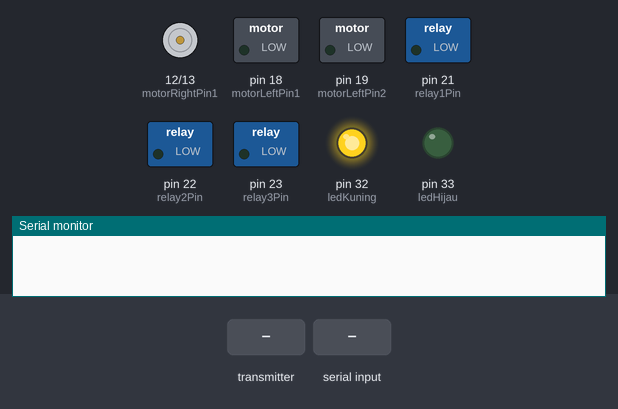
The sketch below on a simulated Arduino Mega 2560, built with avr-gcc and run on an emulated ATmega2560. Shown: motor-driver pin pairs drawn as motors (green arrow = first pin HIGH = forward, orange = second pin HIGH = backward, longer = more drive), switched loads named in the sketch (green lamp = pin HIGH), output pins drawn as LEDs (lit = HIGH), the last lines printed to the serial monitor. The test bench sets the inputs (shaded band).

Above: at 1.2 s.
1.3 s: the transmitter starts sending readChannel.2 = 1000
At 1.8 s:
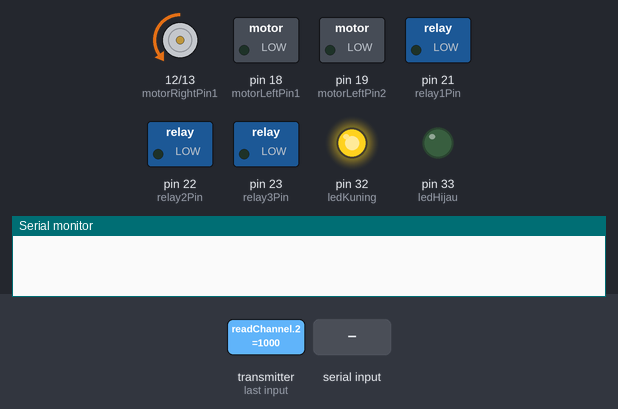
2.8 s: the transmitter starts sending readChannel.0 = 1000
At 3.2 s:
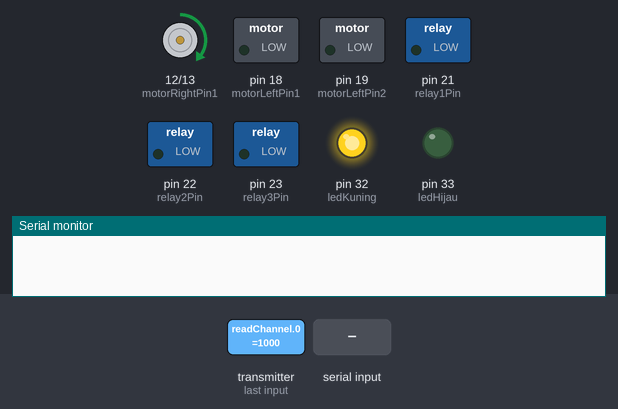
4.3 s: the transmitter starts sending readChannel.4 = 2000
At 5.5 s:
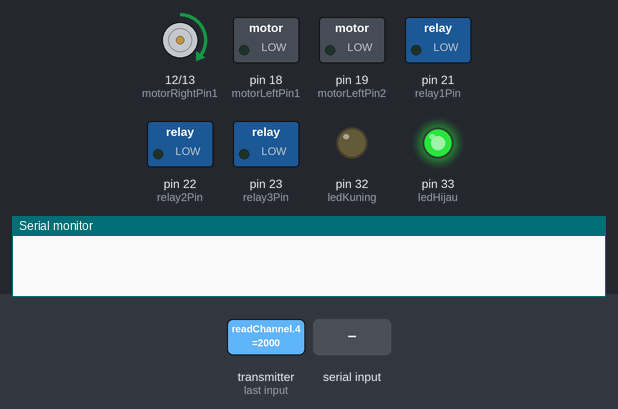
5.8 s: "error_\n" received over Serial
At 7.8 s:
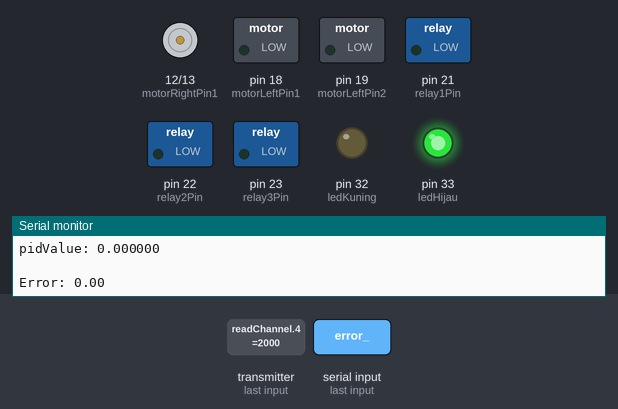
8.3 s: "error_90\n" received over Serial
At 9.1 s:
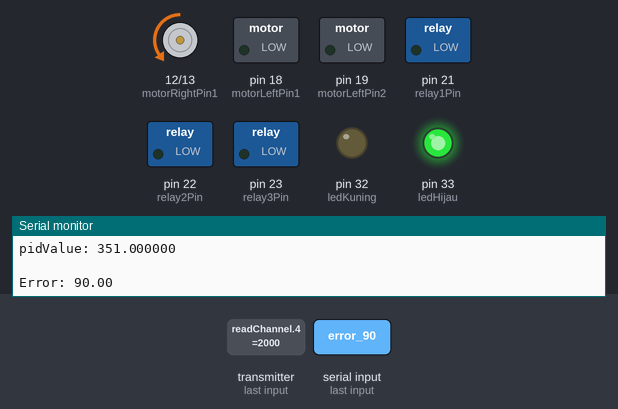
10.8 s: "KA\n" received over Serial
At 15.3 s:
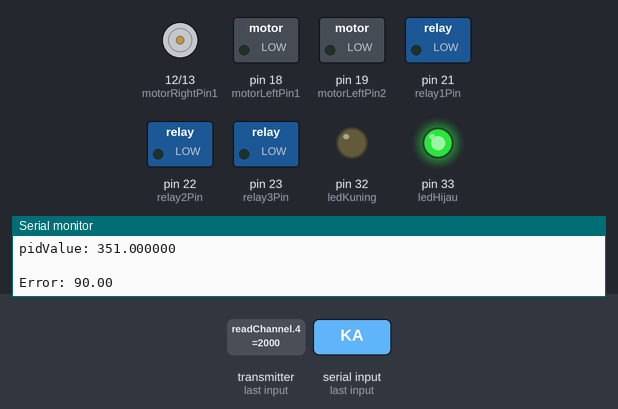
Timing chart, 0 to 16.4 s (numbered marks = the images above; inputs shaded):
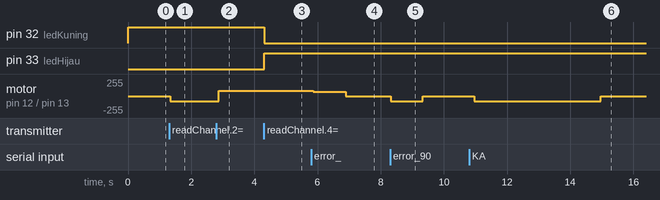

Measured:
- after the input at 1.3 s, motor on pin 12 (motorRightPin1) / pin 13 (motorRightPin2): stopped → backward 80/255 at once
- after the input at 2.8 s, motor on pin 12 (motorRightPin1) / pin 13 (motorRightPin2): backward 80/255 → forward 80/255 after 0.08 s
- after the input at 4.3 s, pin 32 (ledKuning): HIGH → LOW at once; pin 33 (ledHijau): LOW → HIGH at once
- after the input at 5.8 s, motor on pin 12 (motorRightPin1) / pin 13 (motorRightPin2): forward 80/255 → forward 65/255 after 0.06 s, → stopped 1.0 s later
- after the input at 8.3 s, motor on pin 12 (motorRightPin1) / pin 13 (motorRightPin2): stopped → backward 80/255 at once, → stopped 1.0 s later
- after the input at 10.8 s, motor on pin 12 (motorRightPin1) / pin 13 (motorRightPin2): stopped → backward 75/255 after 0.16 s, → stopped 4.0 s later

The sketch:

pid_laptop.ino
```cpp
#include <IBusBM.h>

IBusBM IBus;

// Pake driver sek iso maju tok
int motorRightPin1 = 12;
int motorRightPin2 = 13;

int motorLeftPin1 = 18;
int motorLeftPin2 = 19;

// Pompa 1
int relay1Pin = 21;
// Pompa 2
int relay2Pin = 22;
// Fan DC
int relay3Pin = 23;

// Indikator mode manual
int ledKuning = 32;
// Indikator mode otomatis
int ledHijau = 33;

///durasi belok
int turnDuration = 4000;
//durasi maju
int fwdDuration = 1500;

int motorSpeed;
int motorTurn;

unsigned long lastCommandTime = 0;
unsigned long lastReceiveTime = 0; // Tambahkan variabel untuk waktu terakhir menerima data

unsigned long previousTime = 0;
unsigned long sampleTime = 100; // Interval waktu untuk perhitungan PID (dalam milidetik)

const unsigned long timeoutDuration = 100;
const unsigned long timeoutDurationSTOP = 500;
const unsigned long timeoutDurationError = 500;
const unsigned long stopDuration = 1000; // Durasi untuk berhenti setelah tidak menerima data

String receivedData;
float errorValue;

float previousError = 0;
float integral = 0;
float pidValue = 0;

//float kp = 2.92;
//float ki = 0.00001;
//float kd = 0.0033;

//float kp = 6;
//float ki = 0.0002;
//float kd = 0.0085;

//float kp = 6;
//float ki = 0.000125;
//float kd = 0.3;

//float kp = 3.5;
//float ki = 0.000175;
//float kd = 0.15;

float kp = 3.5;
float ki = 0.000075;
float kd = 0.4;

// Channel FS
int ch_3, ch_1, ch_5, ch_6, ch_7, ch_8;

void setup() {
  Serial.begin(115200);
  IBus.begin(Serial2, 1);

  pinMode(relay1Pin, OUTPUT);
  pinMode(relay2Pin, OUTPUT);
  pinMode(relay3Pin, OUTPUT);
  pinMode(ledKuning, OUTPUT);
  pinMode(ledHijau, OUTPUT);
  pinMode(motorRightPin1, OUTPUT);
  pinMode(motorRightPin2, OUTPUT);
  pinMode(motorLeftPin1, OUTPUT);
  pinMode(motorLeftPin2, OUTPUT);
  digitalWrite(relay1Pin, LOW);
  digitalWrite(relay2Pin, LOW);
  digitalWrite(relay3Pin, LOW);
  digitalWrite(ledKuning, LOW);
  digitalWrite(ledHijau, LOW);
  analogWrite(motorRightPin1, 0);
  analogWrite(motorRightPin2, 0);
  analogWrite(motorLeftPin1, 0);
  analogWrite(motorLeftPin2, 0);
}

void loop() {
  // Maju mundur
  ch_3 = IBus.readChannel(2);

  // Belok kanan kiri
  ch_1 = IBus.readChannel(0);

  // Auto manual
  ch_5 = IBus.readChannel(4);

  // Fan DC
  ch_6 = IBus.readChannel(5);

  // Pompa 1
  ch_7 = IBus.readChannel(6);

  // Pompa 2
  ch_8 = IBus.readChannel(7);

  motorSpeed = map(ch_3, 1000, 2000, -80, 80);
  motorTurn = map(ch_1, 1000, 2000, -80, 80);

  if (ch_5 > 1500) {
    digitalWrite(ledKuning, LOW);
    digitalWrite(ledHijau, HIGH);
    ch_1 = 1500;
    ch_3 = 1500;
    ch_5 = 1500;
    ch_6 = 1500;
    ch_7 = 1500;
    ch_8 = 1500;
    otomatis();
  }
  else {
    digitalWrite(ledKuning, HIGH);
    digitalWrite(ledHijau, LOW);
    if (motorTurn > 5) {
      kanan(motorTurn, motorTurn);
    } else if (motorTurn < -5) {
      kiri(motorTurn, motorTurn);
    } else if (motorSpeed < 5 && motorSpeed > -5 && motorTurn > -5 && motorTurn < 5) {
      stopp();
    } else if (motorSpeed > 5 && motorTurn > -5 && motorTurn < 5) {
      maju(motorSpeed, motorSpeed);
    } else if (motorSpeed < 5 && motorTurn > -5 && motorTurn < 5) {
      mundur(motorSpeed, motorSpeed);
    }

    if (ch_7 > 1500) {
      digitalWrite(relay1Pin, HIGH);
    } else {
      digitalWrite(relay1Pin, LOW);
    }

    if (ch_8 > 1500) {
      digitalWrite(relay2Pin, HIGH);
    } else {
      digitalWrite(relay2Pin, LOW);
    }

    if (ch_6 > 1500) {
      digitalWrite(relay3Pin, HIGH);
    } else {
      digitalWrite(relay3Pin, LOW);
    }
  }

  delay(100);
}

void maju(int leftSpeed, int rightSpeed) {
  analogWrite(motorLeftPin1, abs(leftSpeed));
  analogWrite(motorLeftPin2, 0);
  analogWrite(motorRightPin1, abs(rightSpeed));
  analogWrite(motorRightPin2, 0);
}

void mundur(int leftSpeed, int rightSpeed) {
  analogWrite(motorLeftPin1, 0);
  analogWrite(motorLeftPin2, abs(leftSpeed));
  analogWrite(motorRightPin1, 0);
  analogWrite(motorRightPin2, abs(rightSpeed));
}

void kanan(int leftSpeed, int rightSpeed) {
  analogWrite(motorLeftPin1, abs(leftSpeed));
  analogWrite(motorLeftPin2, 0);
  analogWrite(motorRightPin1, 0);
  analogWrite(motorRightPin2, abs(rightSpeed));
}

void kiri(int leftSpeed, int rightSpeed) {
  analogWrite(motorLeftPin1, 0);
  analogWrite(motorLeftPin2, abs(leftSpeed));
  analogWrite(motorRightPin1, abs(rightSpeed));
  analogWrite(motorRightPin2, 0);
}

//void kananUJ() {
//  analogWrite(motorLeftPin1, 55);
//  analogWrite(motorLeftPin2, 0);
//  analogWrite(motorRightPin1, 0);
//  analogWrite(motorRightPin2, 55);
//}
//
//void kiriUJ() {
//  analogWrite(motorLeftPin1, 0);
//  analogWrite(motorLeftPin2, 55);
//  analogWrite(motorRightPin1, 55);
//  analogWrite(motorRightPin2, 0);
//}

//void kananUJ() {
//  analogWrite(motorLeftPin1, 55);
//  analogWrite(motorLeftPin2, 0);
//  analogWrite(motorRightPin1, 0);
//  analogWrite(motorRightPin2, 28);
//}
//
//void kiriUJ() {
//  analogWrite(motorLeftPin1, 0);
//  analogWrite(motorLeftPin2, 28);
//  analogWrite(motorRightPin1, 55);
//  analogWrite(motorRightPin2, 0);
//}

//void majuU() {
//  analogWrite(motorLeftPin1, 35);
//  analogWrite(motorLeftPin2, 0);
//  analogWrite(motorRightPin1, 35);
//  analogWrite(motorRightPin2, 0);
//}

void majuU() {
  analogWrite(motorLeftPin1, 50);
  analogWrite(motorLeftPin2, 0);
  analogWrite(motorRightPin1, 50);
  analogWrite(motorRightPin2, 0);
}

void kananUJ() {
  analogWrite(motorLeftPin1, 65);
  analogWrite(motorLeftPin2, 0);
  analogWrite(motorRightPin1, 0);
  analogWrite(motorRightPin2, 32);
}

void kiriUJ() {
  analogWrite(motorLeftPin1, 0);
  analogWrite(motorLeftPin2, 32);
  analogWrite(motorRightPin1, 65);
  analogWrite(motorRightPin2, 0);
}

void stopp() {
  analogWrite(motorLeftPin1, 0);
  analogWrite(motorLeftPin2, 0);
  analogWrite(motorRightPin1, 0);
  analogWrite(motorRightPin2, 0);
}

void otomatis() {
  unsigned long currentTime = millis();
  unsigned long elapsedTime = currentTime - previousTime;

  // Pastikan waktu yang telah berlalu mencapai sampleTime sebelum melakukan perhitungan PID
  if (elapsedTime >= sampleTime) {
    // Reset previousTime ke currentTime
    previousTime = currentTime;

    if (Serial.available() > 0) {
      receivedData = Serial.readStringUntil('\n');
//      Serial.print("receivedData: ");
//      Serial.println(receivedData);
      lastReceiveTime = millis();

      if (receivedData.startsWith("error_")) {
        errorValue = receivedData.substring(6).toFloat();
//        Serial.print("errorValue: ");
//        Serial.println(errorValue);
        if (currentTime - lastCommandTime > timeoutDuration) {
          float derivative = errorValue - previousError;
          pidValue = calculatePID(errorValue, integral, derivative);
          previousError = errorValue;
          integral += errorValue;

          adjustMotorSpeeds(pidValue);
//          lastCommandTime = millis();
          lastCommandTime = currentTime;
        }
      }

      else if (receivedData == "KI") {
//        if (millis() - lastCommandTime > timeoutDurationKI) {
//        Serial.println("KIRI BWANG");
//        Serial.println("");
//        majuU();
//        delay(3000);
        kiriUJ();
        delay(turnDuration);
//        stopp();
//        delay(500);
//          lastCommandTime = currentTime;
        lastCommandTime = millis();
//        }
      }

      else if (receivedData == "KA") {
//        if (millis() - lastCommandTime > timeoutDurationKA) {
//        Serial.println("KANAN BWANG");
//        Serial.println("");
//        majuU();
//        delay(3000);
        kananUJ();
        delay(turnDuration);
//        stopp();
//        delay(500);
//          lastCommandTime = currentTime;
        lastCommandTime = millis();
//        }
      }

      else if (receivedData == "MD") {
        if (millis() - lastCommandTime) {
//          Serial.println("MAJU DIKIT BWANG");
//          Serial.println("");
          majuU();
//          delay(fwdDuration);
//          stopp();
//          delay(1000);
//          lastCommandTime = currentTime;
          lastCommandTime = millis();
        }
      }

      else {
        handleSerialInput(receivedData);
      }
    }

    // Stop motor jika tidak ada data yang diterima lagi
    if (millis() - lastReceiveTime > stopDuration && lastReceiveTime != 0) {
      stopp();
      delay(100);
    }

  }
}

void handleSerialInput(String input) {
  if (input.startsWith("p=")) {
    kp = input.substring(2).toFloat();
    Serial.print("Kp diatur ke: ");
    Serial.println(kp);
  } else if (input.startsWith("i=")) {
    ki = input.substring(2).toFloat();
    Serial.print("Ki diatur ke: ");
    Serial.println(ki);
  } else if (input.startsWith("d=")) {
    kd = input.substring(2).toFloat();
    Serial.print("Kd diatur ke: ");
    Serial.println(kd);
  }
}

float calculatePID(float errorValue, float integral, float derivative) {
  float pidValue = kp * errorValue + ki * integral + kd * derivative;
  Serial.print("kp: ");
  Serial.println(kp, 6);
  Serial.print("ki: ");
  Serial.println(ki, 6);
  Serial.print("kd: ");
  Serial.println(kd, 6);
  Serial.print("errorValue: ");
  Serial.println(errorValue);
  Serial.print("pidValue: ");
  Serial.println(pidValue, 6);
  Serial.println(" ");
  return pidValue;
}

void adjustMotorSpeeds(float pidValue) {
//  int maxMotorSpeed = 50; // Maximum speed value
//  int minMotorSpeed = -50; // Minimum speed value (for reverse)
//  int maxMotorSpeed = 65;// Maximum speed value
//  int minMotorSpeed = -65; // Minimum speed value (for reverse)
  int maxMotorSpeed = 75;// Maximum speed value
  int minMotorSpeed = -75; // Minimum speed value (for reverse)

  // Calculate base speeds
//  int baseSpeed = 40; // Base speed for both motors
//  int baseSpeed = 55;// Base speed for both motors
  int baseSpeed = 65;// Base speed for both motors

  // Adjust speeds based on PID value
  int rightSpeed = baseSpeed - pidValue;
  int leftSpeed = baseSpeed + pidValue;

  // Constrain speeds to maximum and minimum limits
  leftSpeed = constrain(leftSpeed, minMotorSpeed, maxMotorSpeed);
  rightSpeed = constrain(rightSpeed, minMotorSpeed, maxMotorSpeed);

  // Control left motor
  if (leftSpeed >= 0) {
    analogWrite(motorLeftPin1, abs(leftSpeed));
    analogWrite(motorLeftPin2, 0);
  } else {
    analogWrite(motorLeftPin1, 0);
    analogWrite(motorLeftPin2, abs(leftSpeed)); // Use abs() to ensure positive value
  }

  // Control right motor
  if (rightSpeed >= 0) {
    analogWrite(motorRightPin1, abs(rightSpeed));
    analogWrite(motorRightPin2, 0);
  } else {
    analogWrite(motorRightPin1, 0);
    analogWrite(motorRightPin2, abs(rightSpeed)); // Use abs() to ensure positive value
  }

//  Serial.print("Time: ");
//  Serial.print(millis());
  Serial.print("Error: ");
//  Serial.print(",");
  Serial.println(errorValue);
//  Serial.print(", PID: ");
////  Serial.print(",");
//  Serial.print(pidValue);
//  Serial.print(", Left Speed: ");
////  Serial.print(",");
//  Serial.print(leftSpeed);
//  Serial.print(", Right Speed: ");
////  Serial.print(",");
//  Serial.println(rightSpeed);
}

void manual() {
  if (ch_5 < 1500) {
    stopp();
  }
}
```
